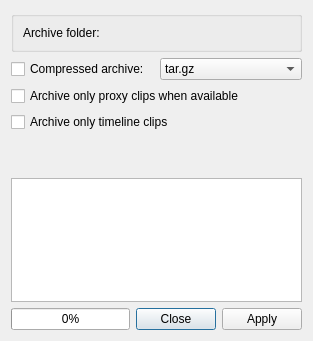
<?xml version="1.0" encoding="UTF-8"?>
<ui version="4.0">
 <author>
SPDX-FileCopyrightText: none
SPDX-License-Identifier: GPL-3.0-only OR LicenseRef-KDE-Accepted-GPL
 </author>
 <class>ArchiveWidget_UI</class>
 <widget class="QDialog" name="ArchiveWidget_UI">
  <property name="geometry">
   <rect>
    <x>0</x>
    <y>0</y>
    <width>313</width>
    <height>341</height>
   </rect>
  </property>
  <property name="windowTitle">
   <string>Dialog</string>
  </property>
  <layout class="QVBoxLayout" name="verticalLayout">
   <item>
    <widget class="QGroupBox" name="groupBox">
     <property name="title">
      <string/>
     </property>
     <property name="flat">
      <bool>true</bool>
     </property>
     <layout class="QHBoxLayout" name="horizontalLayout">
      <item>
       <widget class="QLabel" name="label">
        <property name="text">
         <string>Archive folder:</string>
        </property>
       </widget>
      </item>
      <item>
       <widget class="KUrlRequester" name="archive_url">
        <property name="mode">
         <set>KFile::Directory|KFile::ExistingOnly|KFile::LocalOnly</set>
        </property>
       </widget>
      </item>
     </layout>
    </widget>
   </item>
   <item>
    <layout class="QHBoxLayout" name="horizontalLayout_4">
     <item>
      <widget class="QCheckBox" name="compressed_archive">
       <property name="text">
        <string>Compressed archive:</string>
       </property>
      </widget>
     </item>
     <item>
      <widget class="QComboBox" name="compression_type">
       <item>
        <property name="text">
         <string>tar.gz</string>
        </property>
       </item>
       <item>
        <property name="text">
         <string>zip</string>
        </property>
       </item>
      </widget>
     </item>
    </layout>
   </item>
   <item>
    <widget class="QCheckBox" name="proxy_only">
     <property name="text">
      <string>Archive only proxy clips when available</string>
     </property>
    </widget>
   </item>
   <item>
    <widget class="QCheckBox" name="timeline_archive">
     <property name="text">
      <string>Archive only timeline clips</string>
     </property>
    </widget>
   </item>
   <item>
    <layout class="QHBoxLayout" name="horizontalLayout_2">
     <item>
      <widget class="QLabel" name="icon_info">
       <property name="sizePolicy">
        <sizepolicy hsizetype="Maximum" vsizetype="Preferred">
         <horstretch>0</horstretch>
         <verstretch>0</verstretch>
        </sizepolicy>
       </property>
       <property name="text">
        <string/>
       </property>
      </widget>
     </item>
     <item>
      <widget class="QLabel" name="text_info">
       <property name="text">
        <string/>
       </property>
      </widget>
     </item>
    </layout>
   </item>
   <item>
    <widget class="QLabel" name="project_files">
     <property name="text">
      <string/>
     </property>
    </widget>
   </item>
   <item>
    <widget class="QTreeWidget" name="files_list">
     <property name="alternatingRowColors">
      <bool>true</bool>
     </property>
     <property name="selectionBehavior">
      <enum>QAbstractItemView::SelectItems</enum>
     </property>
     <attribute name="headerVisible">
      <bool>false</bool>
     </attribute>
     <column>
      <property name="text">
       <string notr="true">1</string>
      </property>
     </column>
    </widget>
   </item>
   <item>
    <layout class="QHBoxLayout" name="horizontalLayout_3">
     <item>
      <widget class="QProgressBar" name="progressBar">
       <property name="value">
        <number>0</number>
       </property>
       <property name="format">
        <string>%p%</string>
       </property>
      </widget>
     </item>
     <item>
      <widget class="QDialogButtonBox" name="buttonBox">
       <property name="orientation">
        <enum>Qt::Horizontal</enum>
       </property>
       <property name="standardButtons">
        <set>QDialogButtonBox::Apply|QDialogButtonBox::Close</set>
       </property>
      </widget>
     </item>
    </layout>
   </item>
  </layout>
 </widget>
 <customwidgets>
  <customwidget>
   <class>KUrlRequester</class>
   <extends>QWidget</extends>
   <header>kurlrequester.h</header>
   <container>1</container>
  </customwidget>
 </customwidgets>
 <resources/>
 <connections>
  <connection>
   <sender>buttonBox</sender>
   <signal>accepted()</signal>
   <receiver>ArchiveWidget_UI</receiver>
   <slot>accept()</slot>
   <hints>
    <hint type="sourcelabel">
     <x>248</x>
     <y>254</y>
    </hint>
    <hint type="destinationlabel">
     <x>157</x>
     <y>274</y>
    </hint>
   </hints>
  </connection>
  <connection>
   <sender>buttonBox</sender>
   <signal>rejected()</signal>
   <receiver>ArchiveWidget_UI</receiver>
   <slot>reject()</slot>
   <hints>
    <hint type="sourcelabel">
     <x>316</x>
     <y>260</y>
    </hint>
    <hint type="destinationlabel">
     <x>286</x>
     <y>274</y>
    </hint>
   </hints>
  </connection>
 </connections>
</ui>
